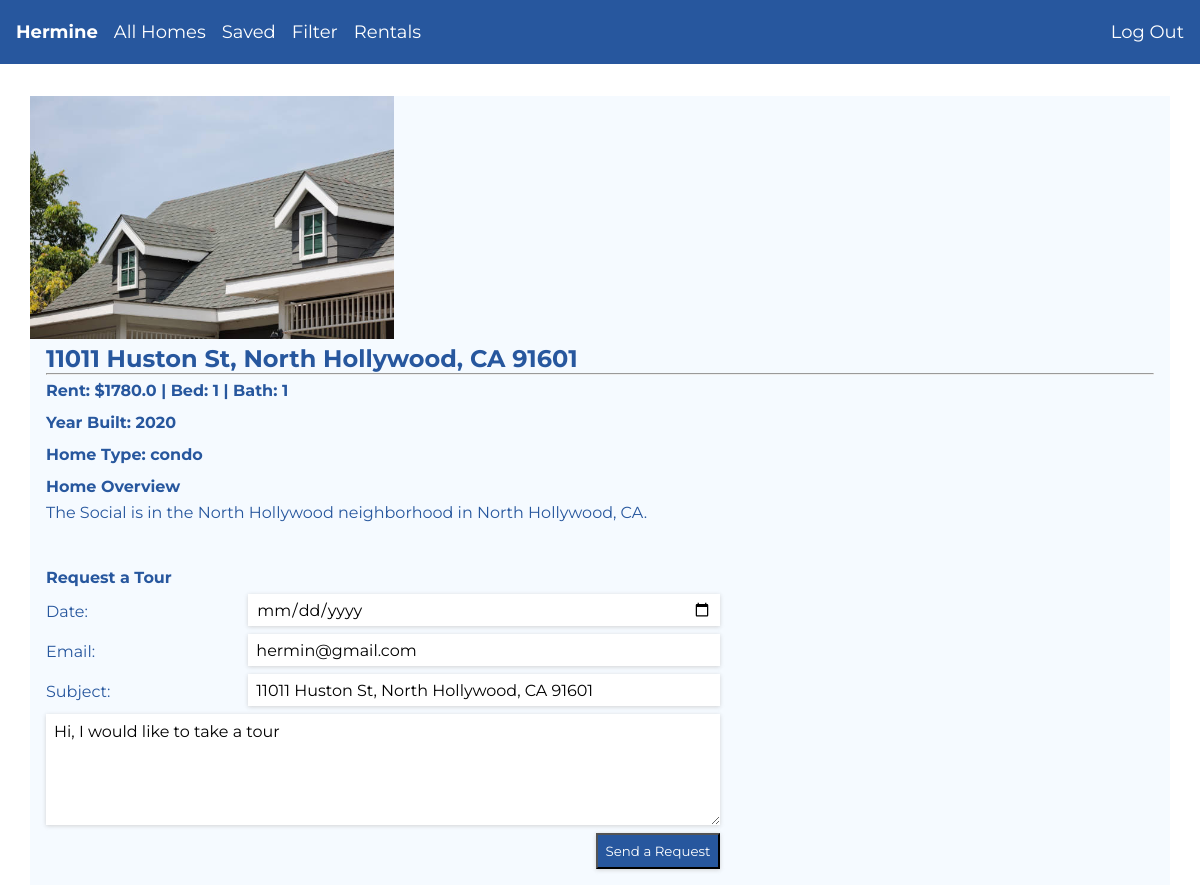
The app's page /28 (signed in) with its own data.
### my_app/models.py (models this page shows, shortened)
class User(AbstractUser):
    pass

class Listing(models.Model):
    home_type = models.ForeignKey(Property, on_delete=models.CASCADE, null=True, blank=True, related_name="listings")
    description = models.TextField(null=True, blank=True)
    address = models.CharField(max_length=100)
    lot = models.FloatField(blank=True, null=True)
    long = models.FloatField(blank=True, null=True)
    price = models.FloatField(max_length=100, null=True, blank=True)
    bed = models.IntegerField(null=True, blank=True)
    bath = models.IntegerField(null=True, blank=True)
    year_built = models.IntegerField(null=True, blank=True)
    image = models.ImageField(upload_to="images/", null=True, blank=True)
    owner = models.ForeignKey(User, on_delete=models.CASCADE, related_name="listings" )
    saved = models.ManyToManyField(User, blank=True, related_name="saved")

class Property(models.Model):
    home_type_name = models.CharField(max_length=100)
    def __str__(self):
        return self.home_type_name

### my_app/views.py (the view, shortened to what this page needs)
# urls.py: path("<int:listing_id>", views.listing_details, name="listing-details"),
@cache_control(no_cache=True, must_revalidate=True, no_store=True)
def listing_details(request, listing_id):
    try:
        if not request.user.is_authenticated:
            return HttpResponseRedirect(reverse("login"))
        listing = Listing.objects.get(id=listing_id)
        tour_requests = TourRequest.objects.filter(recipients=request.user, listing=listing).order_by('date')
        is_request_sent = [i for i in listing.tour_requests.all() if request.user == i.sender]
        return render(request, "my_app/listing-details.html", {
            "listing": listing,
            "tour_requests": tour_requests,
            "is_request_sent": is_request_sent
        })
    except:
        return render(request, "my_app/listing-details.html", {
            "message": "Sorry could not fetch data!"
        })

### my_app/templates/my_app/listing-details.html (shortened to what this page needs)
{% extends "my_app/layout.html" %}
{% block body %}
<section class="listing-details-container">
    {% if message %}
    <p>{{ message }}</p>
    {% else %}
    <div class="listing-details-img">{% if listing.image %}
        <img src="{{ listing.image.url }}" alt="home">
        {% else %}
        <img src="https://www.seekpng.com/png/detail/339-3392184_home-icons-blue-home-icon-blue-png.png" alt="home">
        {% endif %}
    </div>
    <div id='map2' data-lot="{{ listing.lot }}" data-long="{{ listing.long }}">
    </div>
    <div class="listing-details-content">
        <div>
            <h2>{{ listing.address }}</h2>
            <hr>
        </div>
        <div>
            <h4>Rent: ${{ listing.price }} | Bed: {{ listing.bed }} | Bath: {{ listing.bath }}</h4>
            <h4>Year Built: {{ listing.year_built }}</h4>
            <h4>Home Type: {{ listing.home_type }}</h4>
        </div>
        <div>
            <h4>Home Overview</h4>
            <p>{{ listing.description }}</p>
        </div>
    </div>
    <div class="listing-request-wrapper">
        {% if listing.owner != request.user %}
        <h4>Request a Tour</h4>
        <form id="request-form" action="{% url 'listing-details' listing.id %}" method="post">
            <div>
                <label for="date">Date: </label>
                <input type="date" name="date" id="date" required>
            </div>
            <div>
                <label for="email">Email: </label>
                <input type="email" name="email" id="email" value="{{ user.email }}" required>
            </div>
            <div>
                <label for="subject">Subject: </label>
                <input type="text" name="subject" id="address" value="{{ listing.address }}" required>
            </div>
            <div>
                <textarea name="body" cols="30" rows="5" required>Hi, I would like to take a tour </textarea>
            </div>
            <div><button class="request-btn" type="submit">Send a Request</button></div>
        </form>
            {% endif %}
        </div>
    </div>
    {% endif %}
{% endblock %}

### my_app/templates/my_app/layout.html (shortened to what this page needs)
{% load static %}
<!DOCTYPE html>
<html lang="en">
<head>
    <link href='https://api.mapbox.com/mapbox-gl-js/v2.13.0/mapbox-gl.css' rel='stylesheet' />
    <link href="{% static 'my_app/styles.css' %}" rel="stylesheet">
</head>
<body>
    <div class="navbar">
        {% if user.is_authenticated %}
        <b><a class="link" href="{% url 'index' %}">{{ user }}</a></b>
        <div class="dropdown">
            <a class="link" href="{% url 'reset' %}">All Homes</a>
        </div>
        <div class="dropdown">
            <a class="link" href="{% url 'saved' %}">Saved</a>
        </div>
        <div class="dropdown">
            <button class="link">Filter</button>
        </div>
        <div class="dropdown">
            <button class="link">Rentals</button>
        </div>
        <div class="log-out dropdown"><a class="link" href="{% url 'logout' %}">Log Out</a></div>
        {% else %}
        <div><a class="link" href="{% url 'login' %}">Log In</a></div>
        <div><a class="link" href="{% url 'register' %}">Register</a></div>
        {% endif %}
    </div>
    <div class="body">
        {% block body %}
        {% endblock %}
</body>
</html>

### my_app/static/my_app/styles.css (style rules this page uses)
* { margin: 0; padding: 0; box-sizing: border-box; text-decoration: none; list-style-type: none; outline: none; font-family: "Montserrat", sans-serif; }
:root { --color-primary: #27579e; --color-secondary: #f5faff; --box-shadow: 0 1px 4px rgba(194, 194, 194, 0.7); }
body { background-color: white; }
.body { margin-top: 4rem; }
.navbar { position: fixed; z-index: 100; top: 0; width: 100%; height: 4rem; background-color: var(--color-primary); display: flex; align-items: center; padding-left: 1rem; gap: 1rem; }
.link-mobile, .link { background: none; border: none; text-decoration: none; color: white; font-family: inherit; font-size: large; cursor: pointer; }
.log-out { margin-left: auto; margin-right: 1rem; }
.listing-details-container { display: grid; grid-template-columns: repeat(3, 1fr); gap: 1.5rem; grid-auto-rows: minmax(10rem, auto); width: 95%; color: var(--color-primary); background-color: var(--color-secondary); margin: auto; position: relative; top: 2rem; }
#map2 { height: 100%; grid-column: 2/4; grid-row: 1; }
.listing-details-img { grid-column: 1; grid-row: 1/3; }
.listing-details-img img { width: 100%; }
.listing-details-content { grid-column: 2/4; grid-row: 2; padding: 1rem; }
.listing-details-container h4 { line-height: 2; }
.listing-request-wrapper { grid-column: 1/4; grid-row: 3; padding-left: 1rem; }
#request-form { width: 60%; }
#request-form div { display: flex; justify-content: space-between; width: 100%; }
#request-form textarea { width: 100%; border: none; margin-bottom: 0.5rem; padding: 0.5rem; box-shadow: var(--box-shadow); font-size: 1rem; }
#request-form input { width: 70%; border: none; height: 2rem; margin-bottom: 0.5rem; padding: 0.5rem; box-shadow: var(--box-shadow); font-size: 1rem; }
#request-form label { padding: 0.5rem 0; }
.request-btn { color: white; background-color: var(--color-primary); padding: 0.5rem; margin-bottom: 1rem; margin-left: auto; box-shadow: var(--box-shadow); cursor: pointer; }
@media (max-width: 1400px) { .listing-details-content { grid-column: 1/4; grid-row: 2; } }
@media (max-width: 1400px) { .listing-details-container { grid-auto-rows: minmax(17rem, auto); } }
@media (max-width: 1200px) { .listing-details-container { grid-auto-rows: minmax(13rem, auto); } }

### records on screen
User: username "Hermine", email "hermin@gmail.com"
Listing: image (picture), address "11011 Huston St, North Hollywood, CA 91601", price "1780.0", bed "1", bath "1", year_built "2020", home_type "condo", description "The Social is in the North Hollywood neighborhood in North Hollywood, CA.", subject "11011 Huston St, North Hollywood, CA 91601"
